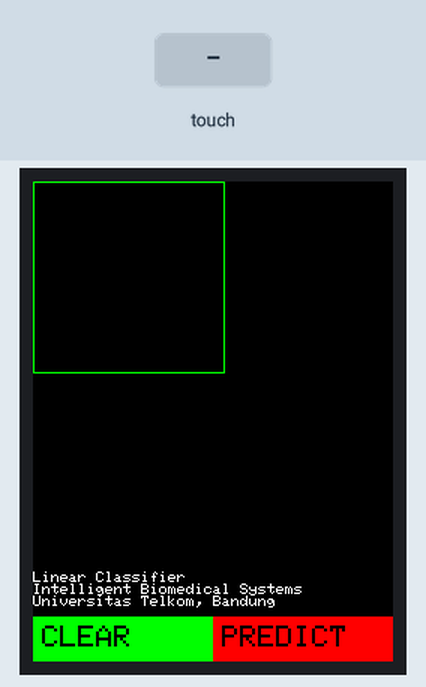
This sketch was run on a simulated Arduino Uno, built with avr-gcc and run on an emulated ATmega328P. Parts: 240×320 colour display. Inputs (shaded band) come from the test bench.

Above: at 1.5 s.
1.6 s: touch panel pressed at 62 % / 90 % of its raw x / y range
At 1.73 s:
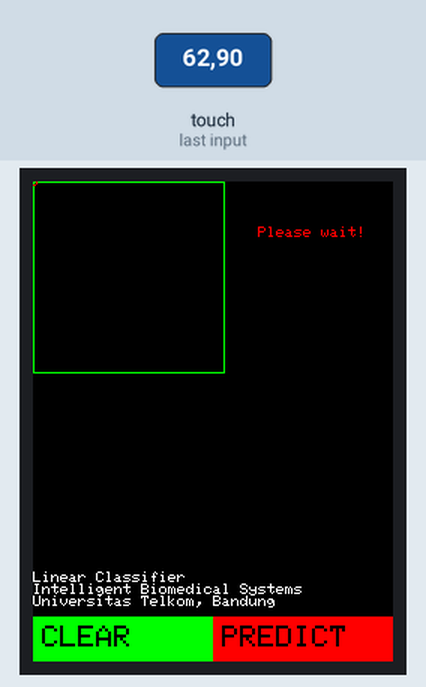
At 2.5 s:
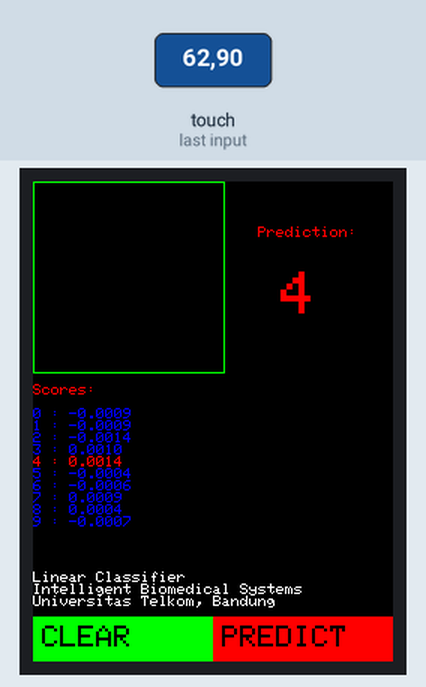
3.5 s: touch panel pressed at 13 % / 10 % of its raw x / y range
5.0 s: touch panel pressed at 87 % / 90 % of its raw x / y range
At 6.7 s:
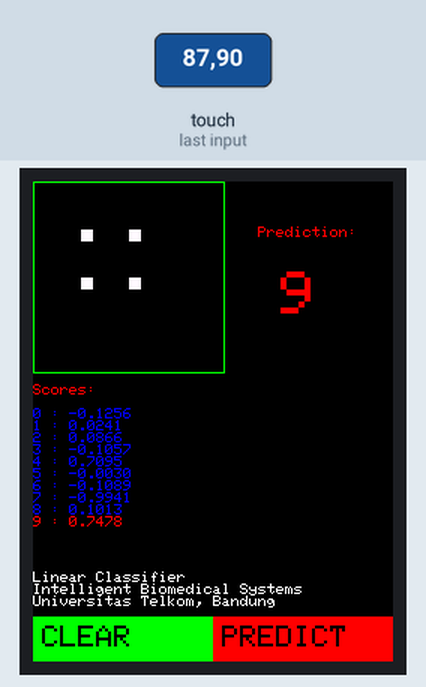
Timing chart, 0 to 8.2 s (numbered marks = the images above; inputs shaded):
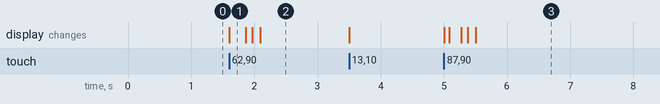

The sketch:

usps_16by16.ino
```cpp
/**
 * Auralius Manurung -- Universitas Telkom
 * auralius.manurung@ieee.org
 */

#include <MCUFRIEND_kbv.h>
MCUFRIEND_kbv tft;  // hard-wiTFT_RED for UNO shields anyway.
#include <TouchScreen.h>
#include "matrix.h"  // the weight matrix is here

const int XP = 8, YP = A3, XM = A2, YM = 9;  //most common configuration
const int TS_LEFT = 80, TS_RT = 904, TS_TOP = 901, TS_BOT = 111;
TouchScreen ts = TouchScreen(XP, YP, XM, YM, 300);
TSPoint tp;

#define MINPRESSURE 200
#define MAXPRESSURE 1000

const int16_t PENRADIUS = 2;

const int16_t L   = 128;
const int16_t L16 = 8;

const int16_t W8  = 240 / 8;
const int16_t W16 = 240 / 16;
const int16_t W2  = 240 / 2;

int16_t ROI[8];  //xmin, ymin, xmax, ymax, width, length, center x, center y

// The discretized drawing area: 8x8 grids, max value of each grid is 16
byte GRID[16][16];

uint16_t GREYS[32];  // Grayscale colors in 32 steps: 0 to 255

// Grayscale of 32 steps from TFT_BLACK (0x0000) to TFT_WHITE(0xFFFF)
void create_greys() {
  for (int16_t k = 0; k < 32; k++)
    GREYS[k] = ((k << 11) | (2 * k << 5) | k);
}

// Clear the grid data, set all to 0
void reset_grid() {
  for (int16_t i = 0; i < 16; i++)
    for (int16_t j = 0; j < 16; j++)
      GRID[i][j] = 0;

  // Reset ROI
  for (int16_t i = 0; i<8; i++)
    ROI[i] = 0;

  ROI[0] = 1000;  // xmin
  ROI[1] = 1000;  // ymin
}


// Normalize the numbers in the grids such that they range from 0 to 16
void normalize_grid() {
  // find the maximum
  int16_t maxval = 0;
  for (int16_t i = 0; i < 16; i++)
    for (int16_t j = 0; j < 16; j++)
      if (GRID[i][j] > maxval)
        maxval = GRID[i][j];

  // normalize such that the maximum is 255.0
  for (int16_t i = 0; i < 16; i++)
    for (int16_t j = 0; j < 16; j++)
      GRID[i][j] = round((float)GRID[i][j] / (float)maxval * 255.0);  // round instead of floor!
}


// Draw the grids in the screen
// The fill-color or the gray-level of each grid is set based on its value
void area_setup() {
  tft.fillRect(0, 0, 240, 320 - W8 * 2, TFT_BLACK);

  for (int16_t i = 0; i < 16; i++) {
    for (int16_t j = 0; j < 16; j++) {
      tft.fillRect(i * L16, j * L16, L16, L16, GREYS[GRID[i][j] / 8]);
    }
  }

  tft.drawRect(0, 0, L, L, TFT_GREEN);
}


// Track ROI, the specific area where the drawing occurs
void track_roi(int16_t xpos, int16_t ypos) {
  if (xpos - PENRADIUS < ROI[0])
    ROI[0] = xpos - PENRADIUS;
  if (xpos + PENRADIUS > ROI[2])
    ROI[2] = xpos + PENRADIUS;
  if (ypos - PENRADIUS < ROI[1])
    ROI[1] = ypos - PENRADIUS;
  if (ypos + PENRADIUS > ROI[3])
    ROI[3] = ypos + PENRADIUS;

  ROI[4] = ROI[2] - ROI[0];
  ROI[5] = ROI[3] - ROI[1];

  ROI[6] = ROI[0] + ROI[4] / 2;
  ROI[7] = ROI[1] + ROI[5] / 2;
}


// Draw the ROI as a TFT_RED rectangle
void draw_roi() {
  tft.drawRect(ROI[0], ROI[1], ROI[4], ROI[5], TFT_RED);
  tft.drawCircle(ROI[6], ROI[7], 2, TFT_RED);
}


// Draw the two button at the bottom of the screen
void draw_buttons(char *label1, char *label2) {
  tft.setTextSize(1);
  tft.setTextColor(TFT_WHITE);
  tft.setCursor(0, 320 - W8 * 2);
  tft.print(F("Linear Classifier\nIntelligent Biomedical Systems\nUniversitas Telkom, Bandung"));

  // Add 2 buttons in the bottom: CLEAR and PREDICT
  tft.fillRect(0, 320 - W8, W2, W2, TFT_GREEN);
  tft.fillRect(W2, 320 - W8, W2, W2, TFT_RED);
  tft.setTextColor(TFT_BLACK);
  tft.setTextSize(2);
  tft.setCursor(6, 320 - W8 + 6);
  tft.print(label1);
  tft.setCursor(W2 + 6, 320 - W8 + 6);
  tft.print(label2);
}


// Put text at the bottom of the screen, right above the two buttons
void print_label(byte label) {
  tft.setCursor(W16 * 10, W16 * 2);
  tft.setTextSize(1);
  tft.setTextColor(TFT_RED);

  if (label == 255){
    tft.print("Please wait!");
  }
  else{
    tft.print("Prediction:");

    tft.setCursor(W16 * 11, W16 * 4);
    tft.setTextSize(4);

    char label_txt[3];
    itoa(label, label_txt, 10);
    tft.print(label);
  }
}


// Arduino setup function
void setup(void) {
  //Serial.begin(9600);

  create_greys();

  tft.reset();
  tft.begin(tft.readID());
  tft.fillScreen(TFT_BLACK);

  reset_grid();
  area_setup();

  draw_buttons("CLEAR", "PREDICT");
}


void loop() {
  int16_t xpos, ypos;  //screen coordinates
  tp = ts.getPoint();  //tp.x, tp.y are ADC values

  // if sharing pins, you'll need to fix the directions of the touchscreen pins
  pinMode(XM, OUTPUT);
  pinMode(YP, OUTPUT);

  // we have some minimum pressure we consider 'valid'
  if (tp.z > MINPRESSURE && tp.z < MAXPRESSURE) {
    /// Map to your current pixel orientation
    xpos = map(tp.x, TS_LEFT, TS_RT,  0, tft.width());
    ypos = map(tp.y, TS_BOT, TS_TOP, 0, tft.height());

    // are we in drawing area ?
    if (((ypos - PENRADIUS) > 0) && ((ypos + PENRADIUS) < L) && ((xpos - PENRADIUS) > 0) && ((xpos + PENRADIUS) < L)) {
      tft.fillCircle(xpos, ypos, PENRADIUS, TFT_BLUE);
      track_roi(xpos, ypos);
    }

    // CLEAR?
    if ((ypos > tft.height() - W8) && (xpos < W2)) {
      reset_grid();
      area_setup();
    }

    // PREDICT?
    if ((ypos > tft.height() - W8) && (xpos > W2)) {
      print_label(255);
      draw_roi();

      for (int16_t i = 0; i < 16; i++) {
        for (int16_t j = 0; j < 16; j++) {
          for (int16_t k = 0; k < 8; k++) {
            for (int16_t l = 0; l < 8; l++) {
              int16_t x = i * L16 + k;
              int16_t y = j * L16 + l;

              uint16_t pixel = tft.readPixel(x, y);

              if (pixel == TFT_BLUE) {
                float s = 128.0 / (float)ROI[5];
                int16_t x_ = s * (float)(x - ROI[0]) + 64.0 - s * 0.5 * (float)ROI[4];  // Align to center (60,60)
                int16_t y_ = s * (float)(y - ROI[1]);

                if ((x_ >= 0) && (x_ < L) && (y_ >= 0) && (y_ < L)){
                  tft.fillCircle(x_, y_, 1, TFT_RED);
                  GRID[x_ / L16][y_ / L16] = GRID[x_ / L16][y_ / L16] + 1;
                  //GRID[x/L16][y/L16] = GRID[x/L16][y/L16] + 1;
                }
              }
            }
          }
        }
      }
      //delay(1000);
      normalize_grid();
      area_setup();
      predict();
      reset_grid();
    }
  }
}


// Convert to float, normalize (0.0 to 1.0), flatten the grids,
// add 1.0 at the end (for the bias tricks)
float get_x(int16_t i) {
  if (i < 16*16)
    return (float)GRID[i % 16][i / 16];
  else
    return 1.0;
}


// Do the PREDICion
void predict() {
  // Compute the scores: y = x * W (matrix multiplication)
  float y[10];
  for (int16_t i = 0; i < 10; i++) {
    y[i] = 0;
    for (int16_t j = 0; j < (16*16+1); j++) {
      float w = pgm_read_float(&W[i + j * 10]);  // Read from PROGMEM one element only!
      y[i] = y[i] + (get_x(j) * w);
    }
  }

  // Find the largest scores
  float max_y = 0;
  int16_t label = 0;
  for (int16_t i = 0; i < 10; i++) {
    if (y[i] > max_y) {
      max_y = y[i];
      label = i;
    }
  }

  // Display the results
  print_label(label);

  // Display the scores
  tft.setCursor(0, W16 * 9);
  tft.setTextSize(1);
  tft.println("Scores:\n");
  for (int16_t i = 0; i < 10; i++){
    if (i == label)
      tft.setTextColor(TFT_RED);
    else
      tft.setTextColor(TFT_BLUE);

    tft.print(i);
    tft.print(" : ");
    tft.println(y[i], 4);
  }
}
```

Source omitted: matrix.h (42139 bytes)

Measured:
- after the input at 1.6 s, the display: changes at once (image 1)
- after the input at 5.0 s, the display: first changes at once (image 3 shows a later state)
